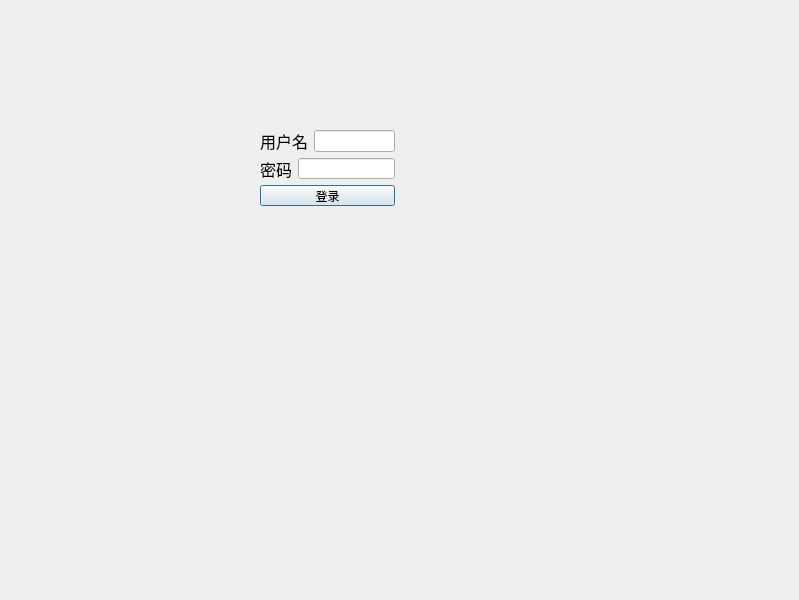
<?xml version="1.0" encoding="UTF-8"?>
<!--
  文件作用说明：
  logindialog.ui 是登录弹窗的 Qt Designer 布局文件，定义用户名输入框、密码输入框
  和登录按钮等基础控件。logindialog.cpp 会在运行时进一步调整布局并绑定登录校验逻辑。
-->
<ui version="4.0">
 <class>LoginDialog</class>
 <widget class="QDialog" name="LoginDialog">
  <property name="geometry">
   <rect>
    <x>0</x>
    <y>0</y>
    <width>799</width>
    <height>600</height>
   </rect>
  </property>
  <property name="windowTitle">
   <string>Login</string>
  </property>
  <widget class="QWidget" name="layoutWidget">
   <property name="geometry">
    <rect>
     <x>260</x>
     <y>130</y>
     <width>135</width>
     <height>76</height>
    </rect>
   </property>
   <layout class="QGridLayout" name="gridLayout">
    <item row="1" column="0">
     <layout class="QHBoxLayout" name="horizontalLayout_2">
      <item>
       <widget class="QLabel" name="label_userpassword">
        <property name="font">
         <font>
          <pointsize>12</pointsize>
         </font>
        </property>
        <property name="text">
         <string>密码</string>
        </property>
       </widget>
      </item>
      <item>
       <widget class="QLineEdit" name="passwordEdit"/>
      </item>
     </layout>
    </item>
    <item row="2" column="0">
     <widget class="QPushButton" name="loginButton">
      <property name="text">
       <string>登录</string>
      </property>
     </widget>
    </item>
    <item row="0" column="0">
     <layout class="QHBoxLayout" name="horizontalLayout">
      <item>
       <widget class="QLabel" name="label_username">
        <property name="sizePolicy">
         <sizepolicy hsizetype="Preferred" vsizetype="Preferred">
          <horstretch>2</horstretch>
          <verstretch>0</verstretch>
         </sizepolicy>
        </property>
        <property name="font">
         <font>
          <pointsize>12</pointsize>
         </font>
        </property>
        <property name="text">
         <string>用户名</string>
        </property>
       </widget>
      </item>
      <item>
       <widget class="QLineEdit" name="usernameEdit"/>
      </item>
     </layout>
    </item>
   </layout>
  </widget>
 </widget>
 <resources/>
 <connections/>
</ui>
